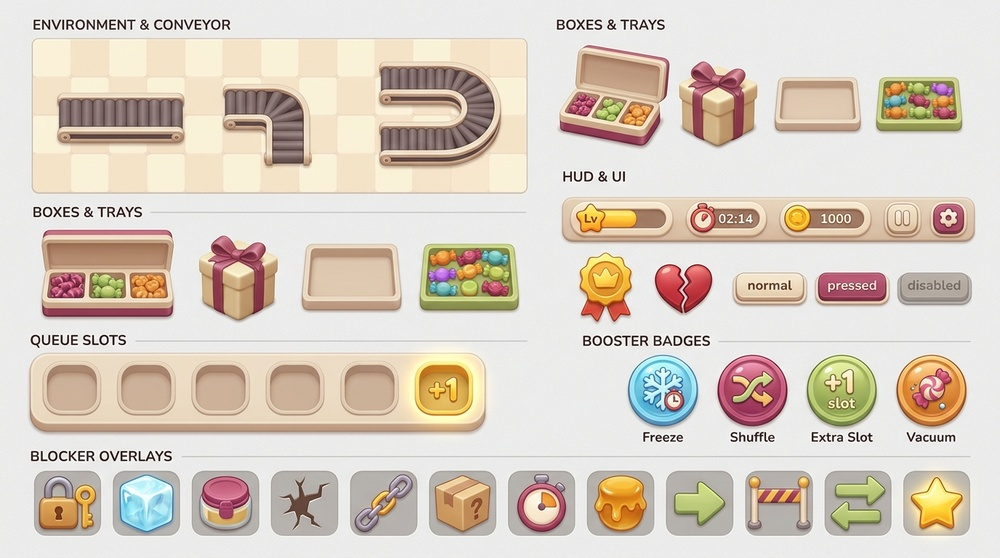
#> input picture Factory Sort/assets/retheme-review/2026-11-10/agy/candy_environment_ui_1794278946705.jpg, 1000 x 558 px, shrunk from 1376 x 768 before the run; the run also reads 3 pictures not shown here
$ python pack_assets.py
#> lines starting #> are read from the running program, lines starting #| are printed output that depends on the picture
"""
Factory Sort — Asset Packing & Processing Script (Agy)
======================================================
Author: Agy
Date: 2026-11-10
Purpose:
  1. Ingests original JPEG source masters from the agy folder.
  2. Converts masters to PNG format without modifying original source JPGs.
  3. Performs border-connected floodfill alpha extraction for 8x4 item atlases.
     Note: Near-white floodfill is a heuristic and cannot guarantee zero interior
     color alteration. All white/light items (rice, egg white, milk, vanilla scoop)
     require visual edge/white-object inspection.
  4. Slices each atlas into 32 individual item sprites with standard cell canvas
     and calculates pixel-level alpha metrics.
  5. Documents that UI/environment sheets are REVIEW MASTERS, not sliced runtime components.
  6. Emits agy/manifest.json containing exact coordinates, bounding boxes,
     alpha stats, 8-chapter progression plan, and honest 14-mechanic coverage audits.

Usage:
  python pack_assets.py
"""

import os
import sys
import json
import math
from collections import deque
from PIL import Image

SCRIPT_DIR = os.path.dirname(os.path.abspath(__file__))

SOURCES = {
    "candy_items": "candy_items_atlas_1794278920398.jpg",
    "candy_ui": "candy_environment_ui_1794278946705.jpg",
    "candy_mockup": "candy_gameplay_mockup_1794278972590.jpg",
    "food_items": "food_items_atlas_1794278929764.jpg",
    "food_ui": "food_environment_ui_1794278951537.jpg",
    "food_mockup": "food_gameplay_mockup_1794278976183.jpg"
}

CANDY_CATALOG = [
    ("candy_01", "spiral_lollipop", 0, 0, "Lollipop & Hard Candy", "Berry Pink / Cream swirl"),
    ("candy_02", "heart_lollipop", 0, 1, "Lollipop & Hard Candy", "Ruby Berry Red"),
    ("candy_03", "star_lollipop", 0, 2, "Lollipop & Hard Candy", "Honey Amber Gold"),
    ("candy_04", "candy_cane", 0, 3, "Lollipop & Hard Candy", "Peppermint Red / White"),
    ("candy_05", "twistwrapped_bonbon", 0, 4, "Lollipop & Hard Candy", "Turquoise Mint"),
    ("candy_06", "round_truffle", 0, 5, "Lollipop & Hard Candy", "Cocoa Bronze"),
    ("candy_07", "square_praline", 0, 6, "Lollipop & Hard Candy", "Pistachio / Cream Drizzle"),
    ("candy_08", "striped_toffee", 0, 7, "Lollipop & Hard Candy", "Warm Caramel Ochre"),
    ("candy_09", "gummy_bear", 1, 0, "Gummies & Drops", "Translucent Strawberry Red"),
    ("candy_10", "gummy_ring", 1, 1, "Gummies & Drops", "Lemon Yellow / Lime"),
    ("candy_11", "gummy_worm", 1, 2, "Gummies & Drops", "Tropical Orange / Cyan"),
    ("candy_12", "gummy_peach", 1, 3, "Gummies & Drops", "Coral / Sugar Crystal"),
    ("candy_13", "jelly_bean", 1, 4, "Gummies & Drops", "Grape Purple Berry"),
    ("candy_14", "sugar_drop", 1, 5, "Gummies & Drops", "Icy Crystalline Sky Blue"),
    ("candy_15", "candy_corn", 1, 6, "Gummies & Drops", "White / Orange / Yellow tri-band"),
    ("candy_16", "mint_disc", 1, 7, "Gummies & Drops", "Pale Pistachio Mint"),
    ("candy_17", "pink_macaron", 2, 0, "Bakery & Cookies", "Pastel Rose Pink / White Cream"),
    ("candy_18", "cream_wafer", 2, 1, "Bakery & Cookies", "Laminated Golden Wafer"),
    ("candy_19", "chocolate_sandwich_cookie", 2, 2, "Bakery & Cookies", "Dark Cookie with CREAM texture imprint (stylistic detail, not trademark)"),
    ("candy_20", "butter_biscuit", 2, 3, "Bakery & Cookies", "Fluted Golden Butter Biscuit"),
    ("candy_21", "sprinkle_donut", 2, 4, "Bakery & Cookies", "Glazed Pink Donut / Sprinkles"),
    ("candy_22", "strawberry_cupcake", 2, 5, "Bakery & Cookies", "Swirled Cream / Cherry"),
    ("candy_23", "cake_roll", 2, 6, "Bakery & Cookies", "Golden Roll / Chocolate Swirl"),
    ("candy_24", "berry_tart", 2, 7, "Bakery & Cookies", "Blueberry / Pastry Shell"),
    ("candy_25", "popsicle", 3, 0, "Frozen & Sweets", "Electric Raspberry Twin Stick"),
    ("candy_26", "icecream_cone", 3, 1, "Frozen & Sweets", "Waffle Cone / Pistachio Scoop"),
    ("candy_27", "sundae_cup", 3, 2, "Frozen & Sweets", "Glass Cup / Vanilla Swirl"),
    ("candy_28", "mochi_ball", 3, 3, "Frozen & Sweets", "Soft Matcha Pistachio"),
    ("candy_29", "chocolate_bar", 3, 4, "Frozen & Sweets", "Segmented Milk Chocolate"),
    ("candy_30", "peanut_brittle", 3, 5, "Frozen & Sweets", "Honey Caramel Nut Slab"),
    ("candy_31", "fudge_cube", 3, 6, "Frozen & Sweets", "Dark Cocoa Fudge Cube"),
    ("candy_32", "marshmallow_twist", 3, 7, "Frozen & Sweets", "Pastel Pink / Cyan Braid")
]

FOOD_CATALOG = [
    ("food_01", "apple", 0, 0, "Fruits & Veggies", "Crisp Crimson Red with Stem"),
    ("food_02", "orange", 0, 1, "Fruits & Veggies", "Pebbled Citrus Orange"),
    ("food_03", "strawberry", 0, 2, "Fruits & Veggies", "Conical Red Berry with Calyx"),
    ("food_04", "pear", 0, 3, "Fruits & Veggies", "Teardrop Olive / Yellow Pear"),
    ("food_05", "broccoli", 0, 4, "Fruits & Veggies", "Forest Green Floret Cluster"),
    ("food_06", "carrot", 0, 5, "Fruits & Veggies", "Tapered Orange Cone / Green Frills"),
    ("food_07", "corn_cob", 0, 6, "Fruits & Veggies", "Golden Kernel Cob / Husk"),
    ("food_08", "mushroom", 0, 7, "Fruits & Veggies", "Chestnut Brown Dome / White Stem"),
    ("food_09", "fried_egg", 1, 0, "Breakfast & Fast Food", "Sunny White / Golden Spherical Yolk"),
    ("food_10", "croissant", 1, 1, "Breakfast & Fast Food", "Layered Toasted Crescent"),
    ("food_11", "pancake_stack", 1, 2, "Breakfast & Fast Food", "Three Golden Cakes / Butter Pat"),
    ("food_12", "toast", 1, 3, "Breakfast & Fast Food", "Square Wheat Slice / Grill Marks"),
    ("food_13", "burger", 1, 4, "Fast Food", "Sesame Bun / Patty / Lettuce"),
    ("food_14", "pizza_slice", 1, 5, "Fast Food", "Cheese Wedge / Pepperoni Discs"),
    ("food_15", "taco", 1, 6, "Fast Food", "Folded Corn Shell / Fillings"),
    ("food_16", "hotdog", 1, 7, "Fast Food", "Bun / Sausage / Mustard Stripe"),
    ("food_17", "sushi_roll", 2, 0, "Asian & Entrees", "Black Nori / White Rice / Salmon"),
    ("food_18", "dumpling", 2, 1, "Asian & Entrees", "Pleated Steamed Dumpling"),
    ("food_19", "rice_ball", 2, 2, "Asian & Entrees", "Onigiri Triangle / Nori Wrap"),
    ("food_20", "noodle_bowl", 2, 3, "Asian & Entrees", "Ramen Bowl / Broth / Chopsticks"),
    ("food_21", "chicken_drumstick", 2, 4, "Asian & Entrees", "Meaty Golden Fried Drumstick"),
    ("food_22", "steak", 2, 5, "Asian & Entrees", "Seared Cut / Diamond Grill Marks"),
    ("food_23", "shrimp", 2, 6, "Asian & Entrees", "Curved Blanched Coral Prawn"),
    ("food_24", "salmon_fillet", 2, 7, "Asian & Entrees", "Coral Steak with White Striations"),
    ("food_25", "fries_carton", 3, 0, "Sides & Drinks", "Paper Sleeve / Golden Fries"),
    ("food_26", "pretzel", 3, 1, "Sides & Drinks", "Knotted Dough / Salt Grains"),
    ("food_27", "sandwich", 3, 2, "Sides & Drinks", "Club Sandwich / Triangle Layers"),
    ("food_28", "soup_bowl", 3, 3, "Sides & Drinks", "Ceramic Bowl / Vegetable Soup"),
    ("food_29", "milk_carton", 3, 4, "Sides & Drinks", "Gable-top Dairy Carton with generic cow icon"),
    ("food_30", "juice_bottle", 3, 5, "Sides & Drinks", "Glass Bottle / Orange Juice"),
    ("food_31", "tea_cup", 3, 6, "Sides & Drinks", "Ceramic Cup / Saucer / Steam"),
    ("food_32", "smoothie_glass", 3, 7, "Sides & Drinks", "Faceted Glass / Swirl Cream")
]

# Honest 14-Blocker Audit: Reflects actual 12 graphical symbols on sheet
BLOCKERS_AUDIT = [
    {"id": "lock", "name": "Lock", "status": "COMBINED_WITH_KEY", "type": "Container Gate", "notes": "Shown paired with key on UI sheet; lacks isolated standalone asset"},
    {"id": "key", "name": "Key", "status": "COMBINED_WITH_LOCK", "type": "Item / Unlocker", "notes": "Depicted alongside lock badge; separate unlocker sprite needs dedicated extraction"},
    {"id": "ice", "name": "Ice Block", "status": "PRESENT", "type": "Cell Enclosure", "notes": "Frosted crystalline casing overlay"},
    {"id": "stucklid", "name": "Stuck Lid", "status": "PRESENT", "type": "Box State", "notes": "Crossed tape/strap sealing box intake"},
    {"id": "defect", "name": "Defect Item", "status": "PRESENT", "type": "Sort Hazard", "notes": "Hazard symbol / crack mark on spoiled unit"},
    {"id": "connector", "name": "Connector Chain", "status": "PRESENT", "type": "Coupling", "notes": "Heavy iron link linking two boxes together"},
    {"id": "hiddenbox", "name": "Hidden Box", "status": "SHARED_COVER", "type": "Cover", "notes": "Wrapped gift box representation; shares concept role with hidden item"},
    {"id": "hiddenitem", "name": "Hidden Item (?)", "status": "SHARED_COVER", "type": "Cover", "notes": "Mystery question mark dome / cloche; distinct standalone overlay pending dedicated slicing"},
    {"id": "urgent", "name": "Urgent Timer", "status": "PRESENT", "type": "Countdown", "notes": "Ticking clock with fuse/alarm badge"},
    {"id": "sticky", "name": "Sticky Pair", "status": "PRESENT", "type": "Coupling", "notes": "Viscous honey/sauce globule bonding two items"},
    {"id": "oneway", "name": "One-Way Arrow", "status": "PRESENT", "type": "Flow Restriction", "notes": "Directional chevron track segment"},
    {"id": "restricted", "name": "Restricted Queue", "status": "PRESENT", "type": "Dock Gate", "notes": "Striped barrier blocking dock slot"},
    {"id": "colorswap", "name": "Color Swap Badge", "status": "PRESENT", "type": "Mutator", "notes": "Reciprocal orbital arrows mutator"},
    {"id": "priority", "name": "Priority Star", "status": "PRESENT", "type": "Score / Goal", "notes": "Golden star pinned for bonus target"}
]

CHAPTER_PROGRESSION_PLAN = [
    {"chapter": 1, "levels": "1-50", "name": "Morning Sunrise", "candyPalette": "Warm vanilla cream, blush berry, buttercup gold", "foodPalette": "Warm sourdough cream, terracotta, butter", "mechanics": "Basic conveyor, Ice Block, Lock & Key intro", "renderedStatus": "Base theme rendered"},
    {"chapter": 2, "levels": "51-110", "name": "Orchard Blossom", "candyPalette": "Pistachio leaf green, wild raspberry, lilac mist", "foodPalette": "Celery green, carrot coral, chalk white", "mechanics": "Sticky Pairs & Connector Chains", "renderedStatus": "Palette specification (LUT)"},
    {"chapter": 3, "levels": "111-175", "name": "Neon Carnival", "candyPalette": "Electric grape, spun sugar cyan, lemon glaze", "foodPalette": "Midnight charcoal, neon tomato, mustard yellow", "mechanics": "One-Way Arrows, Urgent Timers, Fast Conveyors", "renderedStatus": "Palette specification (LUT)"},
    {"chapter": 4, "levels": "176-240", "name": "Winter Frost", "candyPalette": "Glacier blue, peppermint red, marshmallow white", "foodPalette": "Snowy pine, smoked cedar, roasted chestnut", "mechanics": "Deep Ice Blocks, Stuck Lids, Freeze Boosters", "renderedStatus": "Palette specification (LUT)"},
    {"chapter": 5, "levels": "241-305", "name": "Golden Harvest", "candyPalette": "Amber caramel, almond bronze, molasses brown", "foodPalette": "Pumpkin orange, golden wheat, sage olive", "mechanics": "Heavy boxes, Color Swap, Restricted Queue", "renderedStatus": "Palette specification (LUT)"},
    {"chapter": 6, "levels": "306-370", "name": "Tropical Lagoon", "candyPalette": "Mango yellow, guava pink, coconut milk white", "foodPalette": "Turquoise wave, charred bamboo, grilled coral", "mechanics": "Multi-path split conveyors, Hidden Cloches (?)", "renderedStatus": "Palette specification (LUT)"},
    {"chapter": 7, "levels": "371-440", "name": "Royal Confection", "candyPalette": "Royal velvet purple, gilded gold trim, ivory", "foodPalette": "Parisian navy, polished copper, warm baguette", "mechanics": "Priority Stars, Defect Items, Dual-layer puzzles", "renderedStatus": "Palette specification (LUT)"},
    {"chapter": 8, "levels": "441-500", "name": "Cosmic Sugar", "candyPalette": "Deep indigo, iridescent crystal, starlight mint", "foodPalette": "Deep slate, chrome steel, botanical green", "mechanics": "Master tier: 4 simultaneous blockers", "renderedStatus": "Palette specification (LUT)"}
]


def color_dist(c1, c2):
    return math.sqrt((c1[0] - c2[0]) ** 2 + (c1[1] - c2[1]) ** 2 + (c1[2] - c2[2]) ** 2)


def border_floodfill_alpha(pil_image, tolerance=30, feather=True):
    """
    Applies border-connected BFS floodfill to remove background pixels.
    Notice: This is a heuristic process. Needs visual edge/white-object inspection
    to verify edge feathering and interior white preservation.
    """
    img = pil_image.convert("RGB")
    w, h = img.size
    pixels = img.load()

    # Sample perimeter pixels
    perimeter_samples = []
    step_x = max(1, w // 20)
    step_y = max(1, h // 20)
    for x in range(0, w, step_x):
        perimeter_samples.append(pixels[x, 0])
        perimeter_samples.append(pixels[x, h - 1])
    for y in range(0, h, step_y):
        perimeter_samples.append(pixels[0, y])
        perimeter_samples.append(pixels[w - 1, y])

    avg_bg = (
        sum(p[0] for p in perimeter_samples) / len(perimeter_samples),
        sum(p[1] for p in perimeter_samples) / len(perimeter_samples),
        sum(p[2] for p in perimeter_samples) / len(perimeter_samples)
    )

    visited = bytearray(w * h)
    queue = deque()

    def check_seed(x, y):
        idx = y * w + x
        if visited[idx] == 0:
            if color_dist(pixels[x, y], avg_bg) <= tolerance * 1.3:
                visited[idx] = 1
                queue.append((x, y))

    for x in range(w):
        check_seed(x, 0)
        check_seed(x, h - 1)
    for y in range(h):
        check_seed(0, y)
        check_seed(w - 1, y)

    while queue:
        cx, cy = queue.popleft()
        for nx, ny in ((cx + 1, cy), (cx - 1, cy), (cx, cy + 1), (cx, cy - 1)):
            if 0 <= nx < w and 0 <= ny < h:
                nidx = ny * w + nx
                if visited[nidx] == 0:
                    if color_dist(pixels[nx, ny], avg_bg) <= tolerance:
                        visited[nidx] = 1
                        queue.append((nx, ny))

    rgba = img.convert("RGBA")
    rgba_pixels = rgba.load()

    bg_count = 0
    fg_count = 0
    min_x, min_y = w, h
    max_x, max_y = 0, 0

    for y in range(h):
        for x in range(w):
            idx = y * w + x
            if visited[idx] == 1:
                rgba_pixels[x, y] = (0, 0, 0, 0)
                bg_count += 1
            else:
                fg_count += 1
                if x < min_x: min_x = x
                if x > max_x: max_x = x
                if y < min_y: min_y = y
                if y > max_y: max_y = y

    if min_x > max_x:
        min_x, min_y, max_x, max_y = 0, 0, w, h

    if feather:
        for y in range(1, h - 1):
            for x in range(1, w - 1):
                idx = y * w + x
                if visited[idx] == 0:
                    has_bg_neighbor = (
                        visited[idx - 1] == 1 or visited[idx + 1] == 1 or
                        visited[idx - w] == 1 or visited[idx + w] == 1
                    )
                    if has_bg_neighbor:
                        r, g, b, a = rgba_pixels[x, y]
                        rgba_pixels[x, y] = (r, g, b, 160)

    stats = {
        "width": w,
        "height": h,
        "totalPixels": w * h,
        "bgTransparentPixels": bg_count,
        "fgOpaquePixels": fg_count,
        "transparencyRatio": round(bg_count / (w * h), 4),
        "contentBounds": [min_x, min_y, max_x, max_y],
        "contentWidth": max_x - min_x + 1,
        "contentHeight": max_y - min_y + 1,
        "qaNote": "Heuristic alpha extraction; needs visual edge/white-object inspection."
    }

    return rgba, stats


def process_theme(theme_name, atlas_filename, ui_filename, mockup_filename, catalog):
#> called with theme_name = 'candy', atlas_filename = 'candy_items_atlas_1794278920398.jpg', ui_filename = 'candy_environment_ui_1794278946705.jpg', mockup_filename = 'candy_gameplay_mockup_1794278972590.jpg'
    print(f"\n[{theme_name.upper()}] Starting asset processing...")
    theme_dir = os.path.join(SCRIPT_DIR, theme_name)
    items_dir = os.path.join(theme_dir, "items")
    os.makedirs(theme_dir, exist_ok=True)
    os.makedirs(items_dir, exist_ok=True)

    atlas_path = os.path.join(SCRIPT_DIR, atlas_filename)
    ui_path = os.path.join(SCRIPT_DIR, ui_filename)
    mockup_path = os.path.join(SCRIPT_DIR, mockup_filename)

    results = {
        "theme": theme_name,
        "sourceFiles": {
            "atlasJpg": atlas_filename,
            "uiJpg": ui_filename,
            "mockupJpg": mockup_filename
        },
        "outputFiles": {},
        "items": []
    }

    # 1. UI Sheet and Mockup are REVIEW MASTERS (converted to PNG as-is)
    if os.path.exists(ui_path):
        ui_img = Image.open(ui_path)
#> ui_img is the input picture: PIL image 1000x558 RGB; mean R, G, B 217.4, 206.2, 193.9
        ui_png_path = os.path.join(theme_dir, f"{theme_name}_environment_ui.png")
        ui_img.save(ui_png_path, "PNG", optimize=True)
        results["outputFiles"]["environmentUI"] = f"{theme_name}/{theme_name}_environment_ui.png"
        results["environmentUIDimensions"] = list(ui_img.size)
        results["environmentUINote"] = "REVIEW MASTER (opaque presentation board, not sliced runtime components)"
        print(f"  -> Converted UI review master: {ui_png_path}")

    if os.path.exists(mockup_path):
        mockup_img = Image.open(mockup_path)
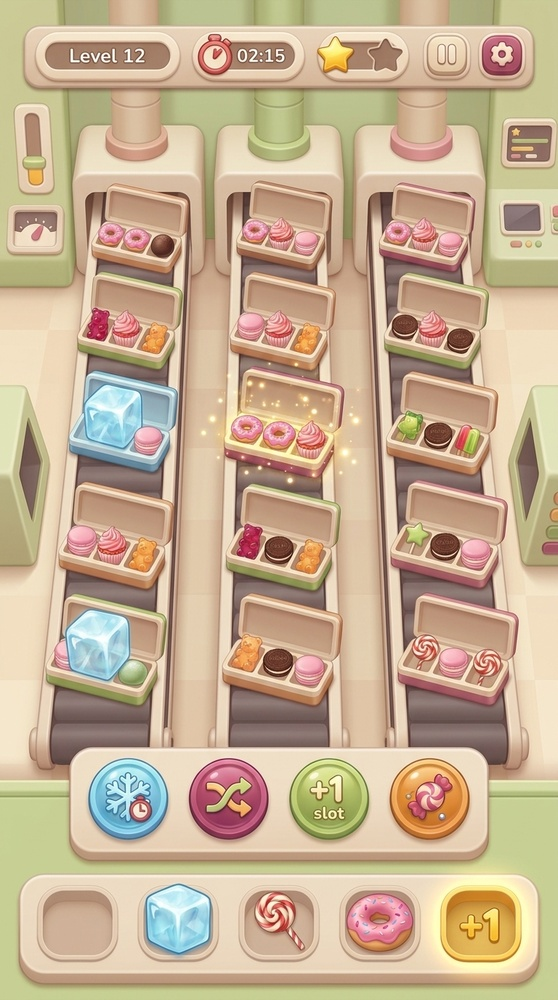
#> input picture Factory Sort/assets/retheme-review/2026-11-10/agy/candy_gameplay_mockup_1794278972590.jpg, 558 x 1000 px, shrunk from 768 x 1376 before the run
#> mockup_img is the input picture: PIL image 558x1000 RGB; mean R, G, B 198.3, 175.6, 146.9
        mockup_png_path = os.path.join(theme_dir, f"{theme_name}_gameplay_mockup.png")
        mockup_img.save(mockup_png_path, "PNG", optimize=True)
        results["outputFiles"]["gameplayMockup"] = f"{theme_name}/{theme_name}_gameplay_mockup.png"
        results["gameplayMockupDimensions"] = list(mockup_img.size)
        results["gameplayMockupNote"] = "VISUAL CONCEPT ONLY (not a playable game retheme)"
        print(f"  -> Converted Gameplay mockup: {mockup_png_path}")

    # 2. Process Items Atlas
    if not os.path.exists(atlas_path):
        print(f"  [ERROR] Atlas file not found: {atlas_path}")
        return results

    atlas_img = Image.open(atlas_path)
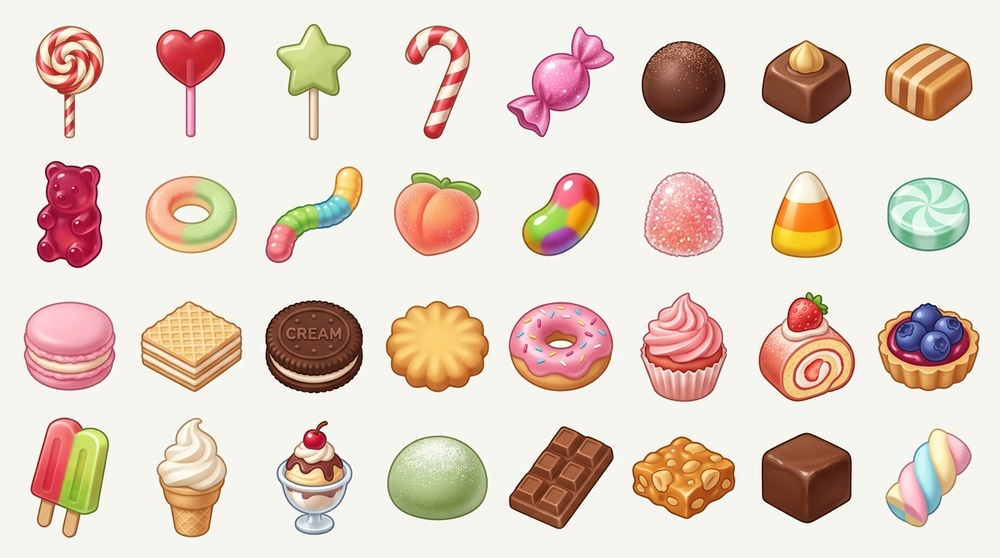
#> input picture Factory Sort/assets/retheme-review/2026-11-10/agy/candy_items_atlas_1794278920398.jpg, 1000 x 558 px, shrunk from 1376 x 768 before the run
#> atlas_img is the input picture: PIL image 1000x558 RGB; mean R, G, B 228, 210.4, 198.4
    w, h = atlas_img.size
#> (the rest of the program and of its run is left out)
